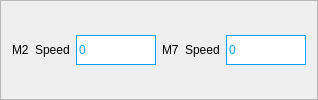
           <widget class="QFrame" name="frame_58">
            <property name="frameShape">
             <enum>QFrame::StyledPanel</enum>
            </property>
            <property name="frameShadow">
             <enum>QFrame::Raised</enum>
            </property>
            <layout class="QHBoxLayout" name="horizontalLayout_35">
             <item>
              <widget class="QLabel" name="label_61">
               <property name="text">
                <string>M2</string>
               </property>
              </widget>
             </item>
             <item>
              <widget class="QLabel" name="label_62">
               <property name="text">
                <string>Speed</string>
               </property>
              </widget>
             </item>
             <item>
              <widget class="QLineEdit" name="lineEdit_67">
               <property name="minimumSize">
                <size>
                 <width>60</width>
                 <height>30</height>
                </size>
               </property>
               <property name="maximumSize">
                <size>
                 <width>80</width>
                 <height>16777215</height>
                </size>
               </property>
               <property name="styleSheet">
                <string notr="true">border: 1px solid  rgb(5, 161, 245);
color: rgb(5, 161, 245);</string>
               </property>
               <property name="text">
                <string>0</string>
               </property>
               <property name="readOnly">
                <bool>true</bool>
               </property>
              </widget>
             </item>
             <item>
              <widget class="QLabel" name="label_60">
               <property name="text">
                <string>M7</string>
               </property>
              </widget>
             </item>
             <item>
              <widget class="QLabel" name="label_55">
               <property name="text">
                <string>Speed</string>
               </property>
              </widget>
             </item>
             <item>
              <widget class="QLineEdit" name="lineEdit_66">
               <property name="minimumSize">
                <size>
                 <width>60</width>
                 <height>30</height>
                </size>
               </property>
               <property name="maximumSize">
                <size>
                 <width>80</width>
                 <height>16777215</height>
                </size>
               </property>
               <property name="styleSheet">
                <string notr="true">border: 1px solid  rgb(5, 161, 245);
color: rgb(5, 161, 245);</string>
               </property>
               <property name="text">
                <string>0</string>
               </property>
              </widget>
             </item>
            </layout>
           </widget>
